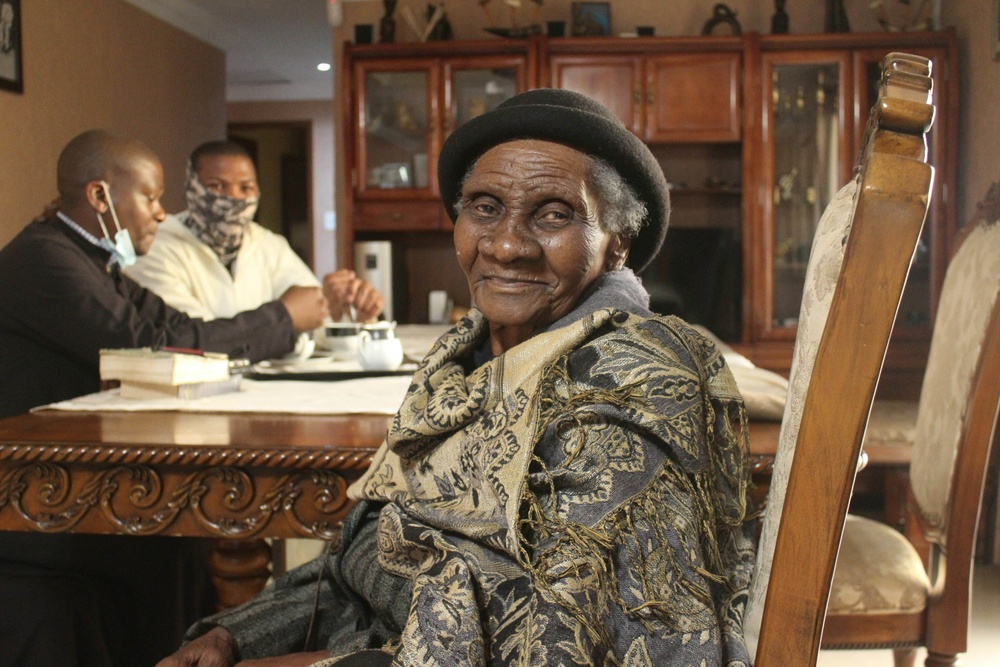
#> input picture geeksforgeeks/content/woman.jpg, 1000 x 667 px, shrunk from 5184 x 3456 before the run, given in place of yoh.jpg, which was not available
$ jupyter execute face_det.ipynb
#> lines starting #> are read from the running program, lines starting #| are printed output that depends on the picture; pictures that were not available may be replaced by others from this repository, and a replacement may not be noted
[cell 1]
# [5 lines of commented-out code are left out]

[cell 2]
# [39 lines of commented-out code are left out]

[cell 3]
# [6 lines of commented-out code are left out]

[cell 4]
# # Load your image
# img = load_image('yoh.jpg')

[cell 5]
# [21 lines of commented-out code are left out]

[cell 6]
import cv2
import numpy as np
from PIL import Image
import matplotlib.pyplot as plt
import os

# Load your image
def load_image(image_name):
    """Load image from content folder"""
#> called with image_name = 'Sample_CV.webp'
    pil_image = Image.open(f'img/yoh.jpg')
#> pil_image is the input picture: PIL image 1000x667 RGB; mean R, G, B 108, 87.6, 67.7
    img = np.array(pil_image)
    return cv2.cvtColor(img, cv2.COLOR_RGB2BGR)  # Convert to BGR for OpenCV

# Face detection function
def detect_faces(image):
    """Detect faces in an image using Haar Cascade"""
    # Convert to grayscale (face detection works better on grayscale)
    gray = cv2.cvtColor(image, cv2.COLOR_BGR2GRAY)

    # Load the pre-trained face detector from the found path
    cascade_path = '/opt/anaconda3/share/opencv4/haarcascades/haarcascade_frontalface_default.xml'
    face_cascade = cv2.CascadeClassifier(cascade_path)

    # Detect faces
    faces = face_cascade.detectMultiScale(
        gray,
        scaleFactor=1.1,    # How much the image size is reduced at each scale
        minNeighbors=5,     # How many neighbors each candidate rectangle should have
        minSize=(30, 30)    # Minimum object size
    )

    return faces, gray

# Draw bounding boxes
def draw_face_boxes(image, faces):
    """Draw bounding boxes around detected faces"""
    img_with_boxes = image.copy()

    for (x, y, w, h) in faces:
        # Draw rectangle around face
        cv2.rectangle(img_with_boxes, (x, y), (x+w, y+h), (0, 255, 0), 2)
        # Add text
        cv2.putText(img_with_boxes, 'Face', (x, y-10),
                   cv2.FONT_HERSHEY_SIMPLEX, 0.5, (0, 255, 0), 2)

    return img_with_boxes

# Load your image
print("Loading image...")
img = load_image('Sample_CV.webp')
print(f"Image loaded. Shape: {img.shape}")
#| Image loaded. Shape: (667, 1000, 3)

# Detect faces
print("Detecting faces...")
faces, gray_image = detect_faces(img)
#> in detect_faces, `gray = cv2.cvtColor(image, cv2.COLOR_BGR2GRAY)`:
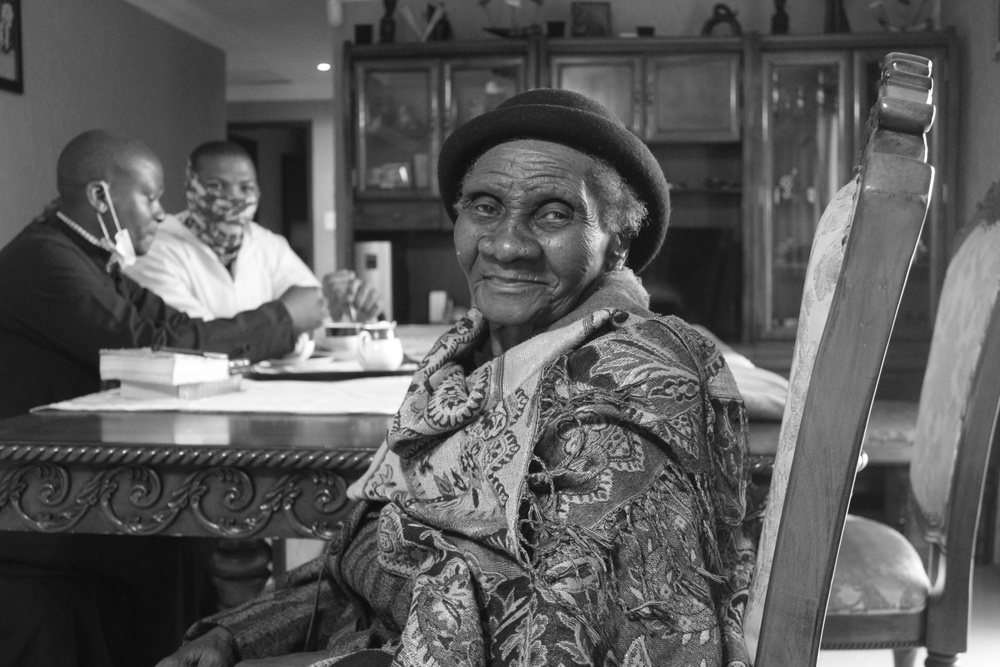
#> gray: shape (667, 1000); min 9, max 255, mean 91.4
#> in detect_faces, `faces = face_cascade.detectMultiScale( gray, scaleFactor=1.1,`: faces = [[391, 450, 52, 52], [531, 588, 56, 56], [430, 139, 179, 179]]
print(f"Number of faces detected: {len(faces)}")
#| Number of faces detected: 3

# Draw results
if len(faces) > 0:
    result_image = draw_face_boxes(img, faces)
#> the loop in draw_face_boxes, `for (x, y, w, h) in faces:` made 3 passes
#> after the loop in draw_face_boxes, `for (x, y, w, h) in faces:`:
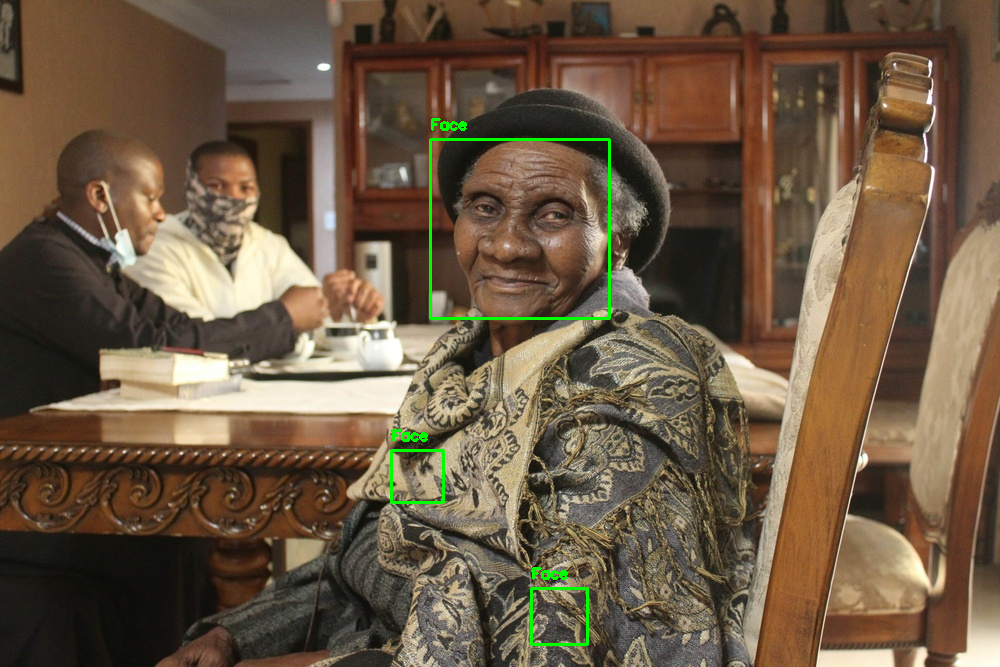
#> img_with_boxes: shape (667, 1000, 3); mean B, G, R 67.3, 88.6, 107.4
    print("Faces highlighted with bounding boxes")
else:
    result_image = img
    print("No faces detected. Try adjusting detection parameters.")

# Display results
plt.figure(figsize=(15, 5))

plt.subplot(131)
plt.imshow(cv2.cvtColor(img, cv2.COLOR_BGR2RGB))
plt.title('Original Image')
plt.axis('off')

plt.subplot(132)
plt.imshow(gray_image, cmap='gray')
plt.title('Grayscale Image')
plt.axis('off')

plt.subplot(133)
plt.imshow(cv2.cvtColor(result_image, cv2.COLOR_BGR2RGB))
plt.title(f'Faces Detected: {len(faces)}')
plt.axis('off')

plt.tight_layout()
plt.show()
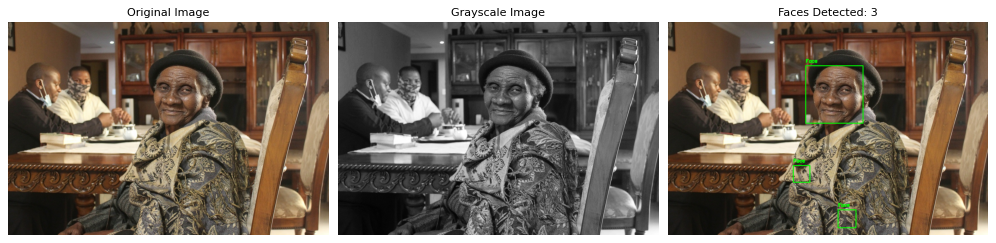
#> figure drawn by matplotlib, 3 panels

# Print detailed results
print(f"\n=== FACE DETECTION RESULTS ===")
print(f"Total faces found: {len(faces)}")
#| Total faces found: 3
for i, (x, y, w, h) in enumerate(faces):
    print(f"Face {i+1}: Position (x={x}, y={y}), Size (w={w}, h={h})")
#> this loop made 3 passes
#| Face 1: Position (x=391, y=450), Size (w=52, h=52)
#| Face 2: Position (x=531, y=588), Size (w=56, h=56)
#| Face 3: Position (x=430, y=139), Size (w=179, h=179)

# Save result if faces were found
if len(faces) > 0:
    output_image = cv2.cvtColor(result_image, cv2.COLOR_BGR2RGB)
    output_pil = Image.fromarray(output_image)
    output_pil.save('content/face_detection_result.jpg')
    print("\nResult saved as 'content/face_detection_result.jpg'")
